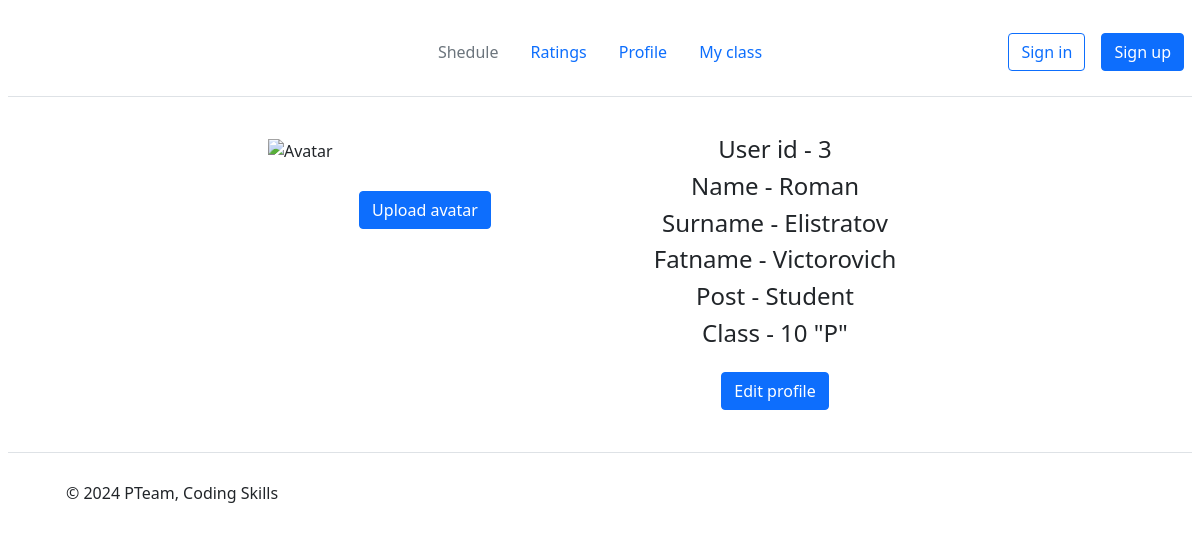
/profile/3 (signed in), run on the app's committed database.
### models.py (models this page shows)
class Users(db.Model):
    user_id = db.Column(db.Integer, primary_key=True)
    name = db.Column(db.String(20), nullable=False)
    surname = db.Column(db.String(20), nullable=False)
    fatname = db.Column(db.String(20), nullable=False)
    password = db.Column(db.String(20), nullable=False)
    is_teacher = db.Column(db.Boolean, default=False)
    is_student = db.Column(db.Boolean, default=False)
    is_admin = db.Column(db.Boolean, default=False)

class Student(db.Model):
    id = db.Column(db.Integer, primary_key=True)
    user_id = db.Column(db.Integer, index=True)
    class_num = db.Column(db.String(3), nullable=False)
    class_let = db.Column(db.String(3), nullable=False)

### main.py (the view, shortened to what this page needs)
@app.route('/profile/<int:user_id>')  # Профиль
@login_required
def profile(user_id):
    user = Users.query.filter_by(user_id=user_id).first()
    if not user:
        return render_template('notification.html', message=MESSAGE_LIST[5633], message_id=5633, url=f'/{user_id}',
                               text='To main', user_id=user_id)
    if user.is_student:
        student = Student.query.filter_by(user_id=user_id).first()
        if not student:
            class_num = 'You haven\'t been assigned to a class yet'
            class_let = ''
        else:
            class_num = student.class_num
            class_let = f'"{student.class_let}"'
        return render_template('profile.html', user_id=user_id, name=user.name, surname=user.surname,
                               fatname=user.fatname, is_student=True, class_num=class_num, class_let=class_let)
    else:
        return render_template('notification.html', message=MESSAGE_LIST[5775], message_id=5775, url=f'/{user_id}',
                               text='To main', user_id=user_id)

### UserLogin.py (called while the page is built)
    def fromDB(self, user_id, db):
        myusers = db.query.all()
        for user1 in myusers:
            if user_id == user1.user_id:
                self.__user = user1
        return self

### main.py (called while the page is built)
@login_manager.user_loader
def load_user(user_id):
    return UserLogin().fromDB(user_id, Users)

### templates/profile.html
{% extends "base.html" %}
{% block body%}
<div class="prof-container">
    <div class="column">
        <div><img src="avatar/{{user_id}}" alt="Avatar" class="user-avatar"></div>
        <div class="container">
        <div><a href="/profile/avatar/upload/{{user_id}}" class="btn btn-primary">Upload avatar</a></div>
        </div>
    </div>
    <div class="column">
        <div class="container">
            <div class="user-info">
                <h4>User id - {{user_id}}</h4>
                <h4>Name - {{name}}</h4>
                <h4>Surname - {{surname}}</h4>
                <h4>Fatname - {{fatname}}</h4>
                {% if is_student %}
                <h4>Post - Student</h4>
                <h4>Class - {{class_num}} {{class_let}}</h4>
                {% elif is_teacher %}
                <h4>Post - Teacher<h4>
                <h4>Subject - {{subject}}</h4>
                {% else %}
                <h4>Post - None</h4>
                {% endif %}
            </div>
            <a href="/profile/edit/{{user_id}}" class="btn btn-primary">Edit profile</a>
        </div>
    </div>
</div>
{% endblock %}

### static/style.css (style rules this page uses)
* { margin: 4px; }
.container { text-align: center; }
.column { flex: 2px; margin: 10px; }
.prof-container { display: flex; width: 700px; margin: auto; justify-content: space-between; }
.user-avatar { width: 300px; height: 300px; margin-bottom: 20px; }
.user-info { margin-bottom: 20px; }

### data on the page
Users: name "Roman", surname "Elistratov", fatname "Victorovich"
Student: class_num "10"

### other printed values
{{ user_id }} "3"
{{ class_let }} "\"P\""
